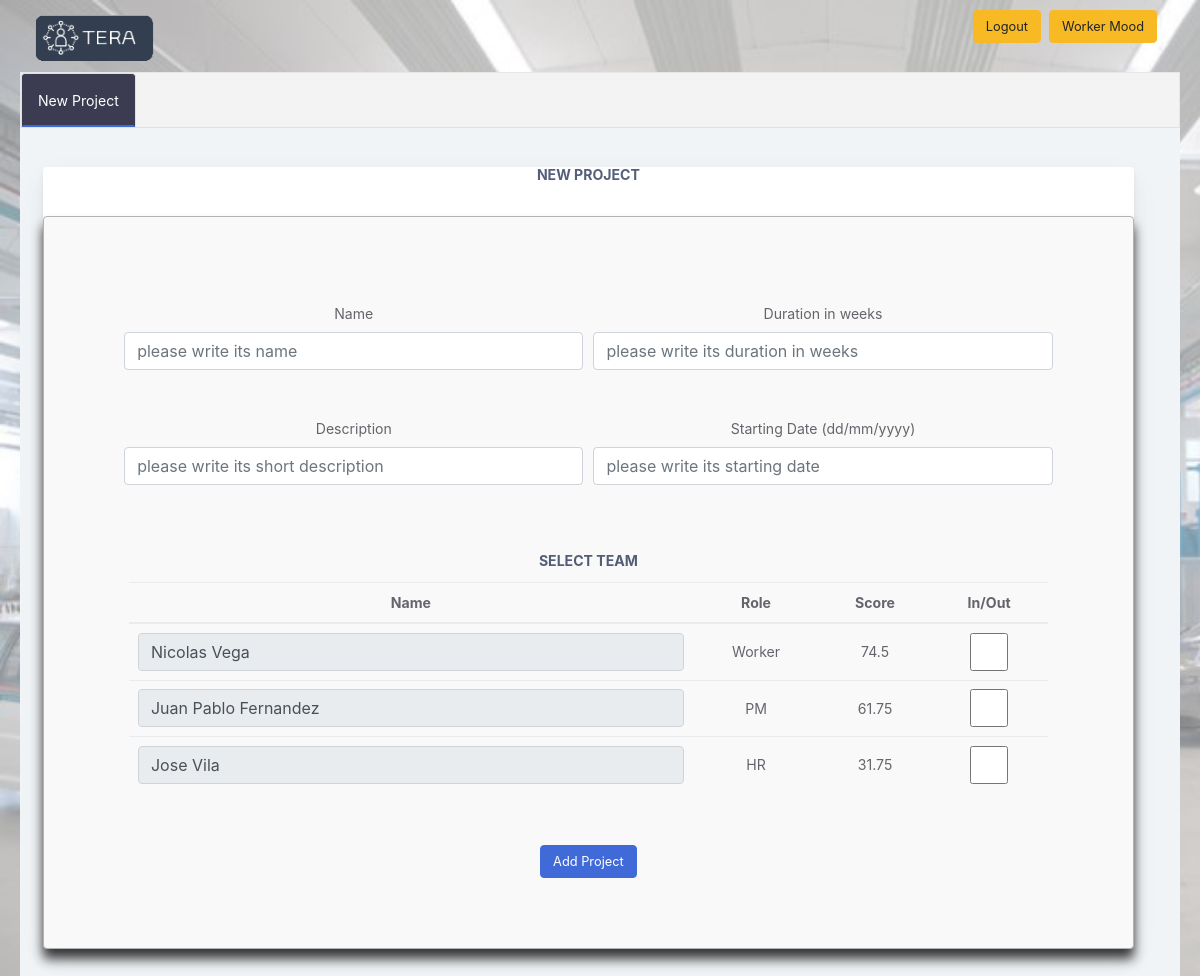
Before: /createProject with the older database file.
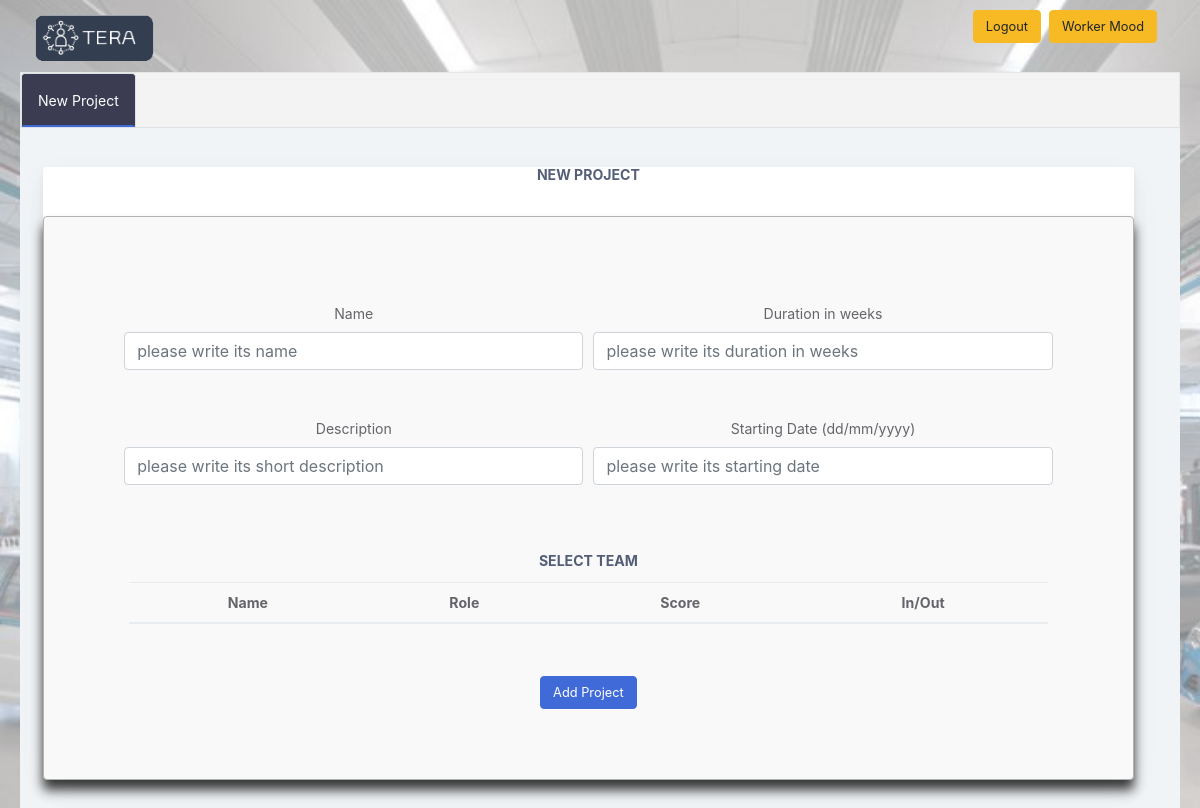
After: the same page with the newer database file.
### app.py (models this page shows, shortened)
class Worker(db.Model):
    __tablename__= 'worker'
    id = db.Column(db.Integer,primary_key=True)
    name = db.Column(db.String(64),nullable=True)
    first_name = db.Column(db.String(64),nullable=True)
    surename = db.Column(db.String(64),nullable=True)
    date_of_birth = db.Column(db.String(128),nullable=True)
    email = db.Column(db.String(64),nullable=True)
    mobile = db.Column(db.String(64),nullable=True)
    address = db.Column(db.String(128),nullable=True)
    starting_date = db.Column(db.String(128),nullable=True)
    wage = db.Column(db.Integer,nullable=True)
    available = db.Column(db.String(64),nullable=True)
    plant = db.Column(db.String(64),nullable=True)
    username = db.Column(db.String(64),index=True,unique=True)
    password = db.Column(db.String(128),nullable=False)
    role_id = db.Column(db.Integer,db.ForeignKey('role.id'))
    project_id = db.Column(db.Integer,db.ForeignKey('project.id'))

class Role(db.Model):
    __tablename__='role'
    id = db.Column(db.Integer,primary_key=True)
    name = db.Column(db.String(64),index=True)
    users = db.relationship('Worker',backref='role')

### app.py (the view, shortened to what this page needs)
@app.route('/createProject', methods=['POST', 'GET'])
def createProject():
    active_users =  db.session.query(Worker, Role, Competence_to_Worker, func.round(func.avg(Competence_to_Worker.score),2)).filter(Role.id == Worker.role_id).filter(Worker.id == Competence_to_Worker.worker_id).filter(Worker.available == 'Y').group_by(Worker.id).all()
    for user in active_users:
        setattr(CreateProjectForm, user[0].name, StringField('Name'))
        setattr(CreateProjectForm, user[0].name + 'check', BooleanField('Bool'))
    ProjectForm = CreateProjectForm()
    if request.method == 'GET':
        for user in active_users:
            name = getattr(ProjectForm, user[0].name)
            name.data = user[0].name
    return render_template('gtemplates/createProject.html', ProjectForm = ProjectForm,
    active_users = active_users, len_active = len(active_users))

### form.py
class CreateProjectForm(FlaskForm):
    name = StringField('Name',validators=[DataRequired()])
    duration = IntegerField('Duration in weeks',validators=[DataRequired()])
    description = StringField('Description', validators = [DataRequired()])
    starting_date = StringField('Starting Date (dd/mm/yyyy)', validators = [DataRequired()])
    submit = SubmitField('Add Project')

### templates/gtemplates/createProject.html (shortened to what the changed rows need)
<!doctype html>
<html lang="en">
<head>
    <link href="static/css2/style.css" rel="stylesheet">
<link href="static/css2/main.css" rel="stylesheet">
</head>
<body>
<div class="app-container app-theme-white body-tabs-shadow fixed-sidebar fixed-header">
    <div class="app-main">
        <div class="app-main__outer">
            <div class="tab-content" >
                <div class="tab-pane active" id="tab-content-0" role="tabpanel">
                  <div class="main-card mb-3 card">
                      <h1 class="card-title"> New Project</h1>
                      <form action="" method="post" class="form-container">
                        <div class="card-body">
                          <div class="row">
                              <div class="col-md-12">
                                  <div class="card-body"><h5 class="card-title"> Select Team</h5>
                                    <div class="position-relative row form-group" style="flex: 100%">
                                      <table class="mb-0 table table-hover">
                                          <thead>
                                          <tr>
                                              <th>Name</th>
                                              <th>Role</th>
                                              <th>Score</th>
                                              <th>In/Out</th>
                                          </tr>
                                          </thead>
                                          <tbody>
                                          {% for user in active_users %}
                                          <tr>
                                            <td>
                                              {{ ProjectForm|attr(user[0].name)(class='form-control', readonly="readonly") }}
                                            </td>
                                            <td> {{user[1].name}} </td>
                                            <td> {{user[3]}} </td>
                                            <td>
                                              {{ ProjectForm|attr(user[0].name + 'check')(class='form-control',placeholder='') }}
                                            </td>
                                          </tr>
                                          {% endfor %}
                                          </tbody>
                                      </table>
                                    </div>
                                    </div>
                              </div>
                          </div>
                      </div>
                      </form>
                  </div>
                </div>
            </div>
        </div>
    </div>
</div>
</body>
</html>

Changed rows visible on the page:
no longer on this page (row edited): Worker: ProjectForm "Nicolas Vega", name "Worker", user "74.5"
no longer on this page (row edited): Worker: ProjectForm "Juan Pablo Fernandez", name "PM", user "61.75"
no longer on this page (row edited): Worker: ProjectForm "Jose Vila", name "HR", user "31.75"
